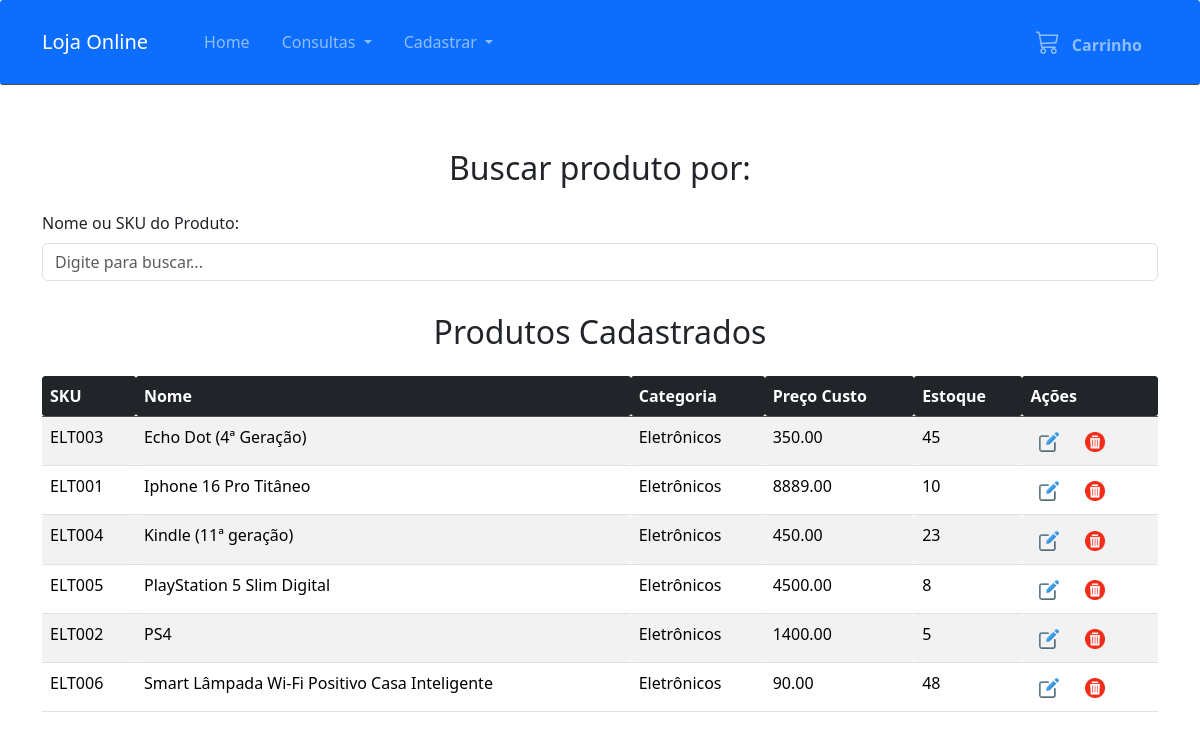
Page /consulta_produto.php on the committed database.
### tables this page shows
CREATE TABLE `produtos` (
  `id_produto` int(11) NOT NULL,
  `sku` varchar(50) NOT NULL,
  `nome` varchar(255) NOT NULL,
  `descricao` text DEFAULT NULL,
  `preco_venda` decimal(10,2) NOT NULL,
  `quantidade_estoque` int(11) NOT NULL,
  `data_registro` date DEFAULT NULL,
  `id_categoria` int(11) DEFAULT NULL,
  `imagem` varchar(255) DEFAULT NULL
);

CREATE TABLE `categorias` (
  `id_categoria` int(11) NOT NULL,
  `nome` varchar(255) NOT NULL,
  `descricao` text DEFAULT NULL,
  `prefixo_sku` varchar(10) DEFAULT NULL
);

### consulta_produto.php (the view, shortened to what this page needs)
<!DOCTYPE html>
<html lang="pt_br">
<head>
    <link href="css/bootstrap.min.css" rel="stylesheet">
    <link href="css/index.css" rel="stylesheet">
    <link rel="stylesheet" href="https://cdn.jsdelivr.net/npm/bootstrap-icons@1.11.3/font/bootstrap-icons.min.css">
</head>
<body>
    <?php
    require_once './src/nav_bar.php';
    require_once './src/db_connection_pdo.php';
    ?>
    <div class="container">
        <h2 class="text-center py-3">Buscar produto por:</h2>
        <form action="consulta_produto.php" method="POST" id="form-busca">
            <div class="mb-3">
                <label for="termo_busca" class="form-label">Nome ou SKU do Produto:</label>
                <input type="text" class="form-control" id="termo_busca" name="termo_busca" placeholder="Digite para buscar..." value="<?php echo isset($_POST['termo_busca']) ? htmlspecialchars($_POST['termo_busca']) : '' ?>">
            </div>
        </form>
        <h2 class="text-center py-3">Produtos Cadastrados</h2>
        <div id="tabela-container">
            <?php
            $where_clause = "";
            try {
                $consulta_sql = <<<HEREDOC
                    SELECT
                        p.id_produto, p.sku, p.nome, p.descricao,
                        p.preco_venda, p.quantidade_estoque, c.nome AS nome_categoria
                    FROM produtos AS p
                    LEFT JOIN categorias AS c ON p.id_categoria = c.id_categoria
                    {$where_clause}
                    ORDER BY p.nome ASC
                HEREDOC;
                $stmt = $conn->prepare($consulta_sql);
                $stmt->execute();
                if ($stmt->rowCount() > 0) {
                    echo '<div class="table-responsive"><table class="table table-striped table-hover">';
                    echo '<thead class="table-dark"><tr><th>SKU</th><th>Nome</th><th>Categoria</th><th>Preço Custo</th><th>Estoque</th><th>Ações</th></tr></thead><tbody>';
                    while ($produto = $stmt->fetch(PDO::FETCH_ASSOC)) {
                        echo '<tr id="produto-' . htmlspecialchars($produto['id_produto']) . '">';
                        echo '<td>' . htmlspecialchars($produto['sku']) . '</td>';
                        echo '<td>' . htmlspecialchars($produto['nome']) . '</td>';
                        echo '<td>' . htmlspecialchars($produto['nome_categoria']) . '</td>';
                        echo '<td>' . htmlspecialchars($produto['preco_venda']) . '</td>';
                        echo '<td>' . htmlspecialchars($produto['quantidade_estoque']) . '</td>';
                        echo '<td>';
                        echo '<a href="atualizar_produto.php?id=' . htmlspecialchars($produto['id_produto']) . '" class="btn btn-sm me-2" title="Editar"><img src="img/edit_icon.png" width="20" alt="Editar"></a>';
                        echo '<button type="button" class="btn btn-write btn-sm btn-deletar"
                                    data-id="' . htmlspecialchars($produto['id_produto']) . '"
                                    data-nome="' . htmlspecialchars($produto['nome']) . '" title="Deletar">
                                <img src="img/delete_icon.png" width="20" alt="Deletar">
                              </button>';
                        echo '</td>';
                        echo '</tr>';
                    }
                    echo '</tbody></table></div>';
                } else {
                    echo '<div class="alert alert-info text-center">Nenhum produto encontrado.</div>';
                }
            } catch (PDOException $e) {
                echo "<div class='alert alert-danger'><b>Error:</b> " . $e->getMessage() . "</div>";
            }
            ?>
        </div>
    </div>
</body>
</html>

### css/index.css (style rules this page uses)
body * { border-radius: 3px; }
.text-center { text-align: center; }

### rows in the picture
produtos: sku "ELT003", nome "Echo Dot (4ª Geração)", id_categoria.nome "Eletrônicos", preco_venda "350.00", quantidade_estoque "45"
produtos: sku "ELT001", nome "Iphone 16 Pro Titâneo", id_categoria.nome "Eletrônicos", preco_venda "8889.00", quantidade_estoque "10"
produtos: sku "ELT004", nome "Kindle (11ª geração)", id_categoria.nome "Eletrônicos", preco_venda "450.00", quantidade_estoque "23"
produtos: sku "ELT005", nome "PlayStation 5 Slim Digital", id_categoria.nome "Eletrônicos", preco_venda "4500.00", quantidade_estoque "8"
produtos: sku "ELT002", nome "PS4", id_categoria.nome "Eletrônicos", preco_venda "1400.00", quantidade_estoque "5"
produtos: sku "ELT006", nome "Smart Lâmpada Wi-Fi Positivo Casa Inteligente", id_categoria.nome "Eletrônicos", preco_venda "90.00", quantidade_estoque "48"
